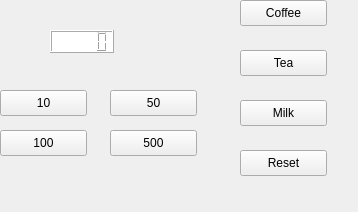
<?xml version="1.0" encoding="UTF-8"?>
<ui version="4.0">
 <class>Widget</class>
 <widget class="QWidget" name="Widget">
  <property name="geometry">
   <rect>
    <x>0</x>
    <y>0</y>
    <width>358</width>
    <height>212</height>
   </rect>
  </property>
  <property name="windowTitle">
   <string>Widget</string>
  </property>
  <property name="styleSheet">
   <string notr="true"/>
  </property>
  <widget class="QLCDNumber" name="lcdNumber">
   <property name="geometry">
    <rect>
     <x>50</x>
     <y>30</y>
     <width>64</width>
     <height>23</height>
    </rect>
   </property>
   <property name="styleSheet">
    <string notr="true">background-color: rgb(255, 255, 255);</string>
   </property>
  </widget>
  <widget class="QPushButton" name="pushButton">
   <property name="geometry">
    <rect>
     <x>0</x>
     <y>90</y>
     <width>87</width>
     <height>26</height>
    </rect>
   </property>
   <property name="text">
    <string>10</string>
   </property>
  </widget>
  <widget class="QPushButton" name="pushButton_2">
   <property name="geometry">
    <rect>
     <x>110</x>
     <y>90</y>
     <width>87</width>
     <height>26</height>
    </rect>
   </property>
   <property name="text">
    <string>50</string>
   </property>
  </widget>
  <widget class="QPushButton" name="pushButton_3">
   <property name="geometry">
    <rect>
     <x>0</x>
     <y>130</y>
     <width>87</width>
     <height>26</height>
    </rect>
   </property>
   <property name="text">
    <string>100</string>
   </property>
  </widget>
  <widget class="QPushButton" name="pushButton_4">
   <property name="geometry">
    <rect>
     <x>110</x>
     <y>130</y>
     <width>87</width>
     <height>26</height>
    </rect>
   </property>
   <property name="text">
    <string>500</string>
   </property>
  </widget>
  <widget class="QPushButton" name="pushButton_5">
   <property name="geometry">
    <rect>
     <x>240</x>
     <y>0</y>
     <width>87</width>
     <height>26</height>
    </rect>
   </property>
   <property name="text">
    <string>Coffee</string>
   </property>
  </widget>
  <widget class="QPushButton" name="pushButton_6">
   <property name="geometry">
    <rect>
     <x>240</x>
     <y>50</y>
     <width>87</width>
     <height>26</height>
    </rect>
   </property>
   <property name="text">
    <string>Tea</string>
   </property>
  </widget>
  <widget class="QPushButton" name="pushButton_7">
   <property name="geometry">
    <rect>
     <x>240</x>
     <y>100</y>
     <width>87</width>
     <height>26</height>
    </rect>
   </property>
   <property name="text">
    <string>Milk</string>
   </property>
  </widget>
  <widget class="QPushButton" name="pushButton_8">
   <property name="geometry">
    <rect>
     <x>240</x>
     <y>150</y>
     <width>87</width>
     <height>26</height>
    </rect>
   </property>
   <property name="text">
    <string>Reset</string>
   </property>
  </widget>
 </widget>
 <resources/>
 <connections/>
</ui>
